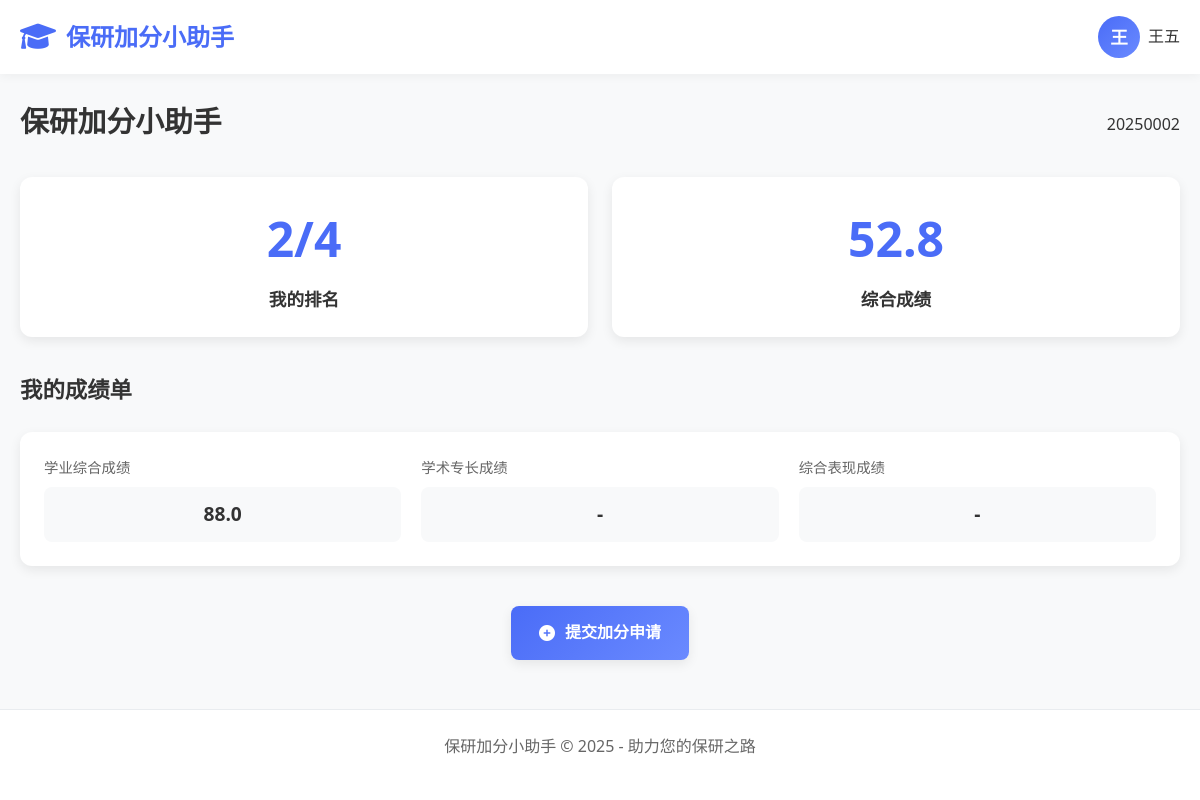
The app's page /student/ranking/ (signed in) with its own data.
### apps/students/models.py (models this page shows, shortened)
class StudentProfile(models.Model):
    user = models.OneToOneField(
        User,
        on_delete=models.CASCADE,
        null=True,
        related_name='profile'  # 反向关联名称
    )
    COLLEGE_CHOICES = [
        ('info', '信息学院'),
        ('other', '其他'),
    ]
    full_name = models.CharField("姓名", max_length=100, blank=True)
    student_id = models.CharField("学号", max_length=20, unique=True,
                                  validators=[RegexValidator(regex=r'^\d{8,20}$', message='学号必须是8-20位数字')])
    grade = models.CharField("年级", max_length=20, blank=True)
    college = models.CharField(
        "学院",
        max_length=100,
        blank=True,
        choices=COLLEGE_CHOICES,
        default='other'  # 默认值设为其他
    )
    department = models.CharField("系别", max_length=100, blank=True)
    major = models.CharField("专业", max_length=100, blank=True)
    enrollment_year = models.PositiveIntegerField("入学年份", null=True, blank=True, help_text="例如：2023")
    GENDER_CHOICES = [
        ('M', '男'),
        ('F', '女'),
        ('O', '其他'),
    ]
    gender = models.CharField("性别", max_length=1, choices=GENDER_CHOICES, blank=True)
    ethnicity = models.CharField("民族", max_length=50, blank=True)
    political_status = models.CharField("政治面貌", max_length=50, blank=True)
    id_card = models.CharField("身份证号", max_length=18, blank=True,
                               validators=[RegexValidator(regex=r'^\d{17}[\dXx]$', message='请输入有效的身份证号')])
    phone = models.CharField("手机号", max_length=11, blank=True, help_text="请输入11位手机号码")
    email = models.EmailField("邮箱", blank=True, help_text="请输入有效的邮箱地址")
    academic_comprehensive_score = models.DecimalField(
        "学业综合成绩",  # 辅导员可设置
        max_digits=5,
        decimal_places=1,
        null=True,
        blank=True
    )
    academic_expertise_score = models.DecimalField(
        "学术专长成绩",  # 来自学术类材料加分
        max_digits=5,
        decimal_places=1,
        default=0
    )
    comprehensive_performance_score = models.DecimalField(
        "综合表现成绩",  # 来自综合类材料加分
        max_digits=5,
        decimal_places=1,
        default=0
    )
    total_score = models.DecimalField(
        "总成绩",
        max_digits=5,
        decimal_places=1,
        null=True,
        blank=True
    )
    academic_comprehensive_ratio = models.DecimalField(
        "学业综合成绩权重",
        max_digits=3,
        decimal_places=2,
        default=0.6  # 60%
    )
    academic_expertise_ratio = models.DecimalField(
        "学术专长成绩权重",
        max_digits=3,
        decimal_places=2,
        default=0.2  # 20%
    )
    comprehensive_performance_ratio = models.DecimalField(
        "综合表现成绩权重",
        max_digits=3,
        decimal_places=2,
        default=0.2  # 20%
    )
    def get_rank(self):
        if not all([self.college, self.grade]):
            return (0, 0)  # 学院或年级未设置时，返回(0,0)避免查询错误
        same_group = StudentProfile.objects.filter(
            college=self.college,
            grade=self.grade,
            total_score__isnull=False  # 排除无总成绩的学生
        )
        total_count = same_group.count()
        if self.total_score is None:
            return (total_count + 1, total_count)  # 排在所有有成绩的学生之后
        higher_count = same_group.filter(total_score__gt=self.total_score).count()
        return (higher_count + 1, total_count)

### apps/students/views.py (the view)
# urls.py: path('ranking/', views.ranking, name='ranking'),
@login_required
def ranking(request):
    try:
        profile = request.user.profile
        rank_data = profile.get_rank()
        my_rank = f"{rank_data[0]}/{rank_data[1]}" if rank_data[0] else "-"
        context = {
            'my_rank': my_rank,
            'academic_score': profile.academic_comprehensive_score or "-",
            'research_score': profile.academic_expertise_score,
            'performance_score': profile.comprehensive_performance_score,
            'total_score': profile.total_score or "-"
        }
    except StudentProfile.DoesNotExist:
        context = {
            'my_rank': "-",
            'academic_score': "-",
            'research_score': "-",
            'performance_score': "-",
            'total_score': "-"
        }
    return render(request, 'students/ranking.html', context)

### templates/students/ranking.html (shortened to what this page needs)
{% extends 'students/base.html' %}
{% load static %}
{% block extra_css %}
<link href="{% static 'CSS/students/ranking.css' %}" rel="stylesheet">
{% endblock %}
{% block content %}
    <div class="page-header">
        <h1 class="page-title">保研加分小助手</h1>
        <div class="user-info">
            {% if user.is_authenticated %}
                <span class="username">{{ user.username }}</span>
            {% endif %}
        </div>
    </div>
    <div class="stats-grid">
        <div class="stat-card">
            <div class="stat-value">{{ my_rank|default:"-" }}</div>
            <div class="stat-label">我的排名</div>
        </div>
        <div class="stat-card">
            <div class="stat-value">{{ total_score|default:"-" }}</div>
            <div class="stat-label">综合成绩</div>
        </div>
    </div>
    <div class="transcript-section">
        <div class="section-header">
            <h2 class="section-title">我的成绩单</h2>
        </div>
        <div class="transcript-card">
            <div class="score-grid">
                <div class="score-item">
                    <span class="score-label">学业综合成绩</span>
                    <div class="score-value">{{ academic_score|default:"-" }}</div>
                </div>
                <div class="score-item">
                    <span class="score-label">学术专长成绩</span>
                    <div class="score-value">{{ research_score|default:"-" }}</div>
                </div>
                <div class="score-item">
                    <span class="score-label">综合表现成绩</span>
                    <div class="score-value">{{ performance_score|default:"-" }}</div>
                </div>
            </div>
        </div>
    </div>
    <div class="submit-section">
        <a href="{% url 'upload' %}" class="submit-btn">
            <i class="fas fa-plus-circle"></i>
            <span>提交加分申请</span>
        </a>
    </div>
{% endblock %}

### templates/students/base.html (shortened to what this page needs)
<!DOCTYPE html>
<html lang="zh-CN">
<head>
    <link href="https://cdn.jsdelivr.net/npm/bootstrap@5.3.0-alpha1/dist/css/bootstrap.min.css" rel="stylesheet">
    <link rel="stylesheet" href="https://cdnjs.cloudflare.com/ajax/libs/font-awesome/6.0.0/css/all.min.css">
    {% load static %}
    <link href="{% static 'CSS/base.css' %}" rel="stylesheet">
    {% block extra_css %}{% endblock %}
</head>
<body>
    <nav class="navbar">
        <div class="container">
            <div class="navbar-content">
                <a href="{% url 'index' %}" class="logo">
                    <i class="fas fa-graduation-cap"></i>
                    <span>保研加分小助手</span>
                </a>
                <div class="user-info">
                    {% if user.is_authenticated %}
                        <a href="{% url 'user_center' %}" class="d-flex align-items-center text-decoration-none" title="个人资料">
                            <div class="user-avatar">{{ user.profile.full_name|first }}</div>
                            <span class="username ms-2">{{ user.profile.full_name }}</span>
                        </a>
                    {% else %}
                        <a href="{% url 'login' %}" class="btn btn-outline-primary btn-sm">登录</a>
                    {% endif %}
                </div>
            </div>
        </div>
    </nav>
    <div class="container">
        <div class="main-content">
            {% block content %}{% endblock %}
        </div>
    </div>
    <footer class="footer">
        <div class="container">
            <p>保研加分小助手 &copy; 2025 - 助力您的保研之路</p>
        </div>
    </footer>
</body>
</html>

### static/CSS/base.css (style rules this page uses)
:root { --primary: #4a6cf7; --primary-light: #6a8aff; --secondary: #6c757d; --light-bg: #f8f9fa; --dark-text: #333333; --gray-text: #666666; --light-gray: #e9ecef; --white: #ffffff; --card-shadow: 0 4px 12px rgba(0, 0, 0, 0.08); --hover-shadow: 0 8px 24px rgba(0, 0, 0, 0.12); }
* { margin: 0; padding: 0; box-sizing: border-box; }
body { font-family: 'Segoe UI', 'PingFang SC', 'Microsoft YaHei', sans-serif; background-color: var(--light-bg); color: var(--dark-text); line-height: 1.6; height: 100%; display: flex; flex-direction: column; }
.container { max-width: 1200px; margin: 0 auto; padding: 0 20px; flex: 1 0 auto; }
.navbar { background: var(--white); box-shadow: 0 2px 10px rgba(0, 0, 0, 0.05); padding: 1rem 0; position: sticky; top: 0; z-index: 100; }
.navbar-content { display: flex; justify-content: space-between; align-items: center; width: 100%; }
html { height: 100%; }
.logo { display: flex; align-items: center; gap: 10px; font-weight: 700; font-size: 1.5rem; color: var(--primary); text-decoration: none; }
.logo i { font-size: 1.8rem; }
.user-info { display: flex; align-items: center; gap: 12px; margin-left: auto; }
.user-avatar { width: 42px; height: 42px; border-radius: 50%; background: linear-gradient(135deg, var(--primary), var(--primary-light)); display: flex; align-items: center; justify-content: center; color: var(--white); font-weight: 600; font-size: 1.1rem; }
.username { font-weight: 500; color: var(--dark-text); }
.main-content { padding: 30px 0; }
.page-header { display: flex; justify-content: space-between; align-items: center; margin-bottom: 30px; }
.page-title { font-size: 1.8rem; font-weight: 700; color: var(--dark-text); }
.section-header { display: flex; justify-content: space-between; align-items: center; margin-bottom: 20px; }
.section-title { font-size: 1.4rem; font-weight: 600; color: var(--dark-text); }
.footer { background: var(--white); padding: 24px 0; margin-top: auto; text-align: center; color: var(--gray-text); border-top: 1px solid var(--light-gray); flex-shrink: 0; }

### static/CSS/students/ranking.css (style rules this page uses)
.stats-grid { display: grid; grid-template-columns: repeat(auto-fit, minmax(280px, 1fr)); gap: 24px; margin-bottom: 40px; }
.stat-card { background: var(--white); border-radius: 12px; box-shadow: var(--card-shadow); padding: 24px; text-align: center; transition: all 0.3s ease; }
.stat-value { font-size: 3rem; font-weight: 700; color: var(--primary); margin-bottom: 8px; }
.stat-label { font-size: 1.1rem; font-weight: 600; color: var(--dark-text); }
.transcript-section { margin-bottom: 40px; }
.section-header { display: flex; justify-content: space-between; align-items: center; margin-bottom: 20px; }
.section-title { font-size: 1.4rem; font-weight: 600; color: var(--dark-text); }
.transcript-card { background: var(--white); border-radius: 12px; box-shadow: var(--card-shadow); padding: 24px; }
.score-grid { display: grid; grid-template-columns: repeat(auto-fit, minmax(200px, 1fr)); gap: 20px; }
.score-item { display: flex; flex-direction: column; gap: 8px; }
.score-label { font-size: 0.9rem; color: var(--gray-text); font-weight: 500; }
.score-value { font-size: 1.2rem; font-weight: 600; color: var(--dark-text); padding: 12px; background-color: var(--light-bg); border-radius: 8px; text-align: center; }
.submit-section { text-align: center; }
.submit-btn { display: inline-flex; align-items: center; gap: 10px; background: linear-gradient(135deg, var(--primary), var(--primary-light)); color: var(--white); text-decoration: none; font-weight: 600; padding: 14px 28px; border-radius: 8px; transition: all 0.3s ease; box-shadow: var(--card-shadow); }

### records on screen
StudentProfile: total_score "52.8", academic_comprehensive_score "88.0", academic_expertise_score "-", comprehensive_performance_score "-"

### other values on screen
{{ user.profile.full_name|first }} "王"
{{ user.profile.full_name }} "王五"
{{ user.username }} "20250002"
{{ my_rank|default:"-" }} "2/4"
